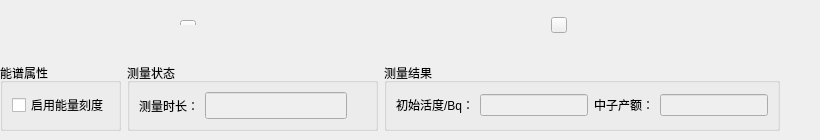
          <widget class="QWidget" name="spectroMeterPageInfoWidget">
           <layout class="QVBoxLayout" name="verticalLayout_3">
            <property name="spacing">
             <number>2</number>
            </property>
            <property name="leftMargin">
             <number>0</number>
            </property>
            <property name="topMargin">
             <number>0</number>
            </property>
            <property name="rightMargin">
             <number>0</number>
            </property>
            <property name="bottomMargin">
             <number>0</number>
            </property>
            <item>
             <widget class="QWidget" name="widget__plot" native="true">
              <property name="sizePolicy">
               <sizepolicy hsizetype="Preferred" vsizetype="Expanding">
                <horstretch>0</horstretch>
                <verstretch>0</verstretch>
               </sizepolicy>
              </property>
              <layout class="QHBoxLayout" name="horizontalLayout_12">
               <property name="leftMargin">
                <number>0</number>
               </property>
               <property name="topMargin">
                <number>0</number>
               </property>
               <property name="rightMargin">
                <number>0</number>
               </property>
               <property name="bottomMargin">
                <number>0</number>
               </property>
               <item>
                <widget class="QWidget" name="spectroMeterWidget1" native="true">
                 <property name="styleSheet">
                  <string notr="true">QWidget#widget_12{
	background-color: rgb(244, 247, 252);
	border: 1px solid rgb(170,170,170);
	border-top-left-radius: 20px;
	border-top-right-radius: 20px;
}
</string>
                 </property>
                 <layout class="QVBoxLayout" name="verticalLayout_11">
                  <property name="spacing">
                   <number>1</number>
                  </property>
                  <property name="leftMargin">
                   <number>0</number>
                  </property>
                  <property name="topMargin">
                   <number>0</number>
                  </property>
                  <property name="rightMargin">
                   <number>0</number>
                  </property>
                  <property name="bottomMargin">
                   <number>0</number>
                  </property>
                  <item>
                   <widget class="QWidget" name="widget_left" native="true">
                    <property name="sizePolicy">
                     <sizepolicy hsizetype="Preferred" vsizetype="Preferred">
                      <horstretch>0</horstretch>
                      <verstretch>0</verstretch>
                     </sizepolicy>
                    </property>
                    <property name="minimumSize">
                     <size>
                      <width>0</width>
                      <height>25</height>
                     </size>
                    </property>
                    <property name="maximumSize">
                     <size>
                      <width>16777215</width>
                      <height>50</height>
                     </size>
                    </property>
                    <property name="styleSheet">
                     <string notr="true">.QWidget{
	background-color: rgba(170, 170, 170, 100);
	background-color: none;
	border-color:rgb(231, 237, 246);
	border-top-left-radius: 0px;
	border-top-right-radius: 0px;
}</string>
                    </property>
                    <widget class="QToolButton" name="toolButton_title_1">
                     <property name="geometry">
                      <rect>
                       <x>180</x>
                       <y>20</y>
                       <width>16</width>
                       <height>16</height>
                      </rect>
                     </property>
                     <property name="minimumSize">
                      <size>
                       <width>16</width>
                       <height>16</height>
                      </size>
                     </property>
                     <property name="maximumSize">
                      <size>
                       <width>16</width>
                       <height>16</height>
                      </size>
                     </property>
                     <property name="text">
                      <string/>
                     </property>
                     <property name="icon">
                      <iconset resource="../3rdParty/resource/resource.qrc">
                       <normaloff>:/zoom_in.png</normaloff>:/zoom_in.png</iconset>
                     </property>
                    </widget>
                   </widget>
                  </item>
                  <item>
                   <widget class="QCustomPlot" name="spectroMeter1_top" native="true"/>
                  </item>
                  <item>
                   <widget class="QCustomPlot" name="spectroMeter1_bottom" native="true"/>
                  </item>
                 </layout>
                </widget>
               </item>
               <item>
                <widget class="QWidget" name="spectroMeterWidget2" native="true">
                 <property name="styleSheet">
                  <string notr="true">QWidget#widget_12{
	background-color: rgb(244, 247, 252);
	border: 1px solid rgb(170,170,170);
	border-top-left-radius: 20px;
	border-top-right-radius: 20px;
}
</string>
                 </property>
                 <layout class="QVBoxLayout" name="verticalLayout_12">
                  <property name="spacing">
                   <number>1</number>
                  </property>
                  <property name="leftMargin">
                   <number>0</number>
                  </property>
                  <property name="topMargin">
                   <number>0</number>
                  </property>
                  <property name="rightMargin">
                   <number>0</number>
                  </property>
                  <property name="bottomMargin">
                   <number>0</number>
                  </property>
                  <item>
                   <widget class="QWidget" name="widget_right" native="true">
                    <property name="sizePolicy">
                     <sizepolicy hsizetype="Preferred" vsizetype="Fixed">
                      <horstretch>0</horstretch>
                      <verstretch>0</verstretch>
                     </sizepolicy>
                    </property>
                    <property name="minimumSize">
                     <size>
                      <width>0</width>
                      <height>50</height>
                     </size>
                    </property>
                    <property name="maximumSize">
                     <size>
                      <width>16777215</width>
                      <height>50</height>
                     </size>
                    </property>
                    <property name="styleSheet">
                     <string notr="true">.QWidget{
	background-color: rgba(170, 170, 170, 100);
	background-color: none;
	border-color:rgb(231, 237, 246);
	border-top-left-radius: 0px;
	border-top-right-radius: 0px;
}</string>
                    </property>
                    <widget class="QToolButton" name="toolButton_title_2">
                     <property name="geometry">
                      <rect>
                       <x>138</x>
                       <y>17</y>
                       <width>16</width>
                       <height>16</height>
                      </rect>
                     </property>
                     <property name="minimumSize">
                      <size>
                       <width>16</width>
                       <height>16</height>
                      </size>
                     </property>
                     <property name="maximumSize">
                      <size>
                       <width>16</width>
                       <height>16</height>
                      </size>
                     </property>
                     <property name="text">
                      <string/>
                     </property>
                     <property name="icon">
                      <iconset resource="../3rdParty/resource/resource.qrc">
                       <normaloff>:/zoom_in.png</normaloff>:/zoom_in.png</iconset>
                     </property>
                    </widget>
                   </widget>
                  </item>
                  <item>
                   <widget class="QCustomPlot" name="spectroMeter2_top" native="true"/>
                  </item>
                  <item>
                   <widget class="QCustomPlot" name="spectroMeter2_bottom" native="true"/>
                  </item>
                 </layout>
                </widget>
               </item>
              </layout>
             </widget>
            </item>
            <item>
             <widget class="QWidget" name="widget_others" native="true">
              <property name="sizePolicy">
               <sizepolicy hsizetype="Preferred" vsizetype="Minimum">
                <horstretch>0</horstretch>
                <verstretch>0</verstretch>
               </sizepolicy>
              </property>
              <layout class="QGridLayout" name="gridLayout_7">
               <property name="leftMargin">
                <number>0</number>
               </property>
               <property name="rightMargin">
                <number>0</number>
               </property>
               <item row="0" column="0">
                <widget class="QGroupBox" name="groupBox">
                 <property name="sizePolicy">
                  <sizepolicy hsizetype="Preferred" vsizetype="Preferred">
                   <horstretch>0</horstretch>
                   <verstretch>0</verstretch>
                  </sizepolicy>
                 </property>
                 <property name="title">
                  <string>能谱属性</string>
                 </property>
                 <layout class="QHBoxLayout" name="horizontalLayout_10">
                  <property name="leftMargin">
                   <number>0</number>
                  </property>
                  <property name="rightMargin">
                   <number>0</number>
                  </property>
                  <item>
                   <layout class="QVBoxLayout" name="verticalLayout_7">
                    <property name="leftMargin">
                     <number>9</number>
                    </property>
                    <property name="rightMargin">
                     <number>9</number>
                    </property>
                    <item>
                     <widget class="QCheckBox" name="cbb_energyCalibration">
                      <property name="text">
                       <string>启用能量刻度</string>
                      </property>
                     </widget>
                    </item>
                   </layout>
                  </item>
                 </layout>
                </widget>
               </item>
               <item row="0" column="1">
                <widget class="QGroupBox" name="groupBox_2">
                 <property name="title">
                  <string>测量状态</string>
                 </property>
                 <layout class="QHBoxLayout" name="horizontalLayout">
                  <item>
                   <widget class="QLabel" name="label_9">
                    <property name="sizePolicy">
                     <sizepolicy hsizetype="Fixed" vsizetype="Preferred">
                      <horstretch>0</horstretch>
                      <verstretch>0</verstretch>
                     </sizepolicy>
                    </property>
                    <property name="text">
                     <string>测量时长：</string>
                    </property>
                   </widget>
                  </item>
                  <item>
                   <widget class="QLineEdit" name="edit_measureTime">
                    <property name="enabled">
                     <bool>false</bool>
                    </property>
                    <property name="sizePolicy">
                     <sizepolicy hsizetype="Preferred" vsizetype="Fixed">
                      <horstretch>0</horstretch>
                      <verstretch>0</verstretch>
                     </sizepolicy>
                    </property>
                    <property name="font">
                     <font>
                      <pointsize>12</pointsize>
                     </font>
                    </property>
                    <property name="alignment">
                     <set>Qt::AlignCenter</set>
                    </property>
                    <property name="readOnly">
                     <bool>true</bool>
                    </property>
                   </widget>
                  </item>
                  <item>
                   <spacer name="horizontalSpacer_2">
                    <property name="orientation">
                     <enum>Qt::Horizontal</enum>
                    </property>
                    <property name="sizeHint" stdset="0">
                     <size>
                      <width>19</width>
                      <height>20</height>
                     </size>
                    </property>
                   </spacer>
                  </item>
                 </layout>
                </widget>
               </item>
               <item row="0" column="2">
                <widget class="QGroupBox" name="groupBox_3">
                 <property name="title">
                  <string>测量结果</string>
                 </property>
                 <layout class="QGridLayout" name="gridLayout_2">
                  <item row="0" column="3">
                   <widget class="QLabel" name="label_10">
                    <property name="text">
                     <string>中子产额：</string>
                    </property>
                   </widget>
                  </item>
                  <item row="0" column="1">
                   <widget class="QLabel" name="label_19">
                    <property name="text">
                     <string>初始活度/Bq：</string>
                    </property>
                   </widget>
                  </item>
                  <item row="0" column="2">
                   <widget class="QLineEdit" name="lineEdit_ZrActive">
                    <property name="enabled">
                     <bool>false</bool>
                    </property>
                    <property name="readOnly">
                     <bool>true</bool>
                    </property>
                   </widget>
                  </item>
                  <item row="0" column="4">
                   <widget class="QLineEdit" name="lineEdit_Yield">
                    <property name="enabled">
                     <bool>false</bool>
                    </property>
                    <property name="readOnly">
                     <bool>true</bool>
                    </property>
                   </widget>
                  </item>
                 </layout>
                </widget>
               </item>
               <item row="0" column="3">
                <spacer name="horizontalSpacer_3">
                 <property name="orientation">
                  <enum>Qt::Horizontal</enum>
                 </property>
                 <property name="sizeHint" stdset="0">
                  <size>
                   <width>40</width>
                   <height>20</height>
                  </size>
                 </property>
                </spacer>
               </item>
              </layout>
             </widget>
            </item>
           </layout>
          </widget>
